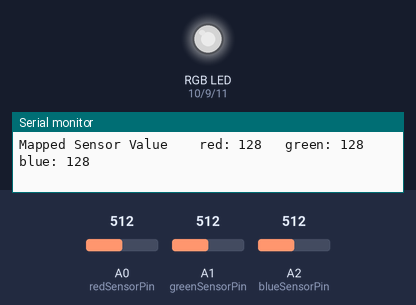
Simulated run of this sketch. Board: Arduino Uno, built with avr-gcc and run on an emulated ATmega328P. On the bench: an RGB LED mixed from three pins (HIGH = lit), the last lines printed to the serial monitor. The test bench sets the inputs (shaded band); at power-on: A0 (redSensorPin) = 512, A1 (greenSensorPin) = 512, A2 (blueSensorPin) = 512. Dim RGB values are drawn brighter than linear.

Above: at 10.8 s.
10.9 s: A0 (redSensorPin) set to 716
At 20.9 s:
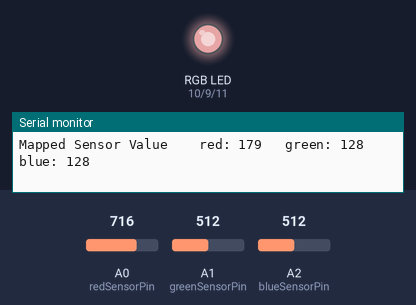
21.6 s: A1 (greenSensorPin) set to 716
At 30.6 s:
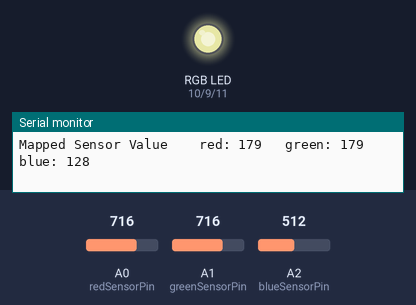
31.7 s: A2 (blueSensorPin) set to 716
At 41.4 s:
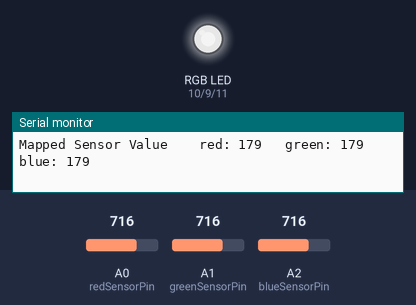
41.7 s: A0 (redSensorPin) set to 900
At 51.3 s:
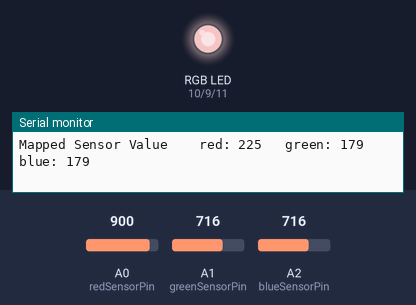
51.8 s: A1 (greenSensorPin) set to 900
At 61.1 s:
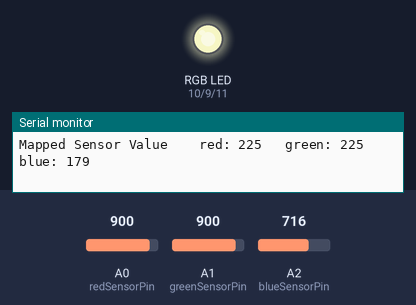
61.9 s: A2 (blueSensorPin) set to 900
At 70.8 s:
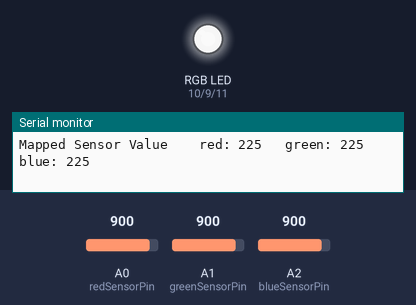
Timing chart, 0 to 72.3 s (numbered marks = the images above; inputs shaded):
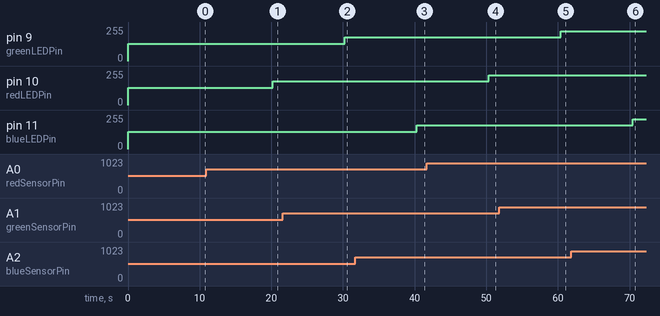

Measured:
- after the input at 10.9 s, pin 10 (redLEDPin): 128/255 → 179/255 after 9.3 s
- after the input at 21.6 s, pin 9 (greenLEDPin): 128/255 → 179/255 after 8.6 s
- after the input at 31.7 s, pin 11 (blueLEDPin): 128/255 → 179/255 after 8.6 s
- after the input at 41.7 s, pin 10 (redLEDPin): 179/255 → 225/255 after 8.6 s
- after the input at 51.8 s, pin 9 (greenLEDPin): 179/255 → 225/255 after 8.6 s
- after the input at 61.9 s, pin 11 (blueLEDPin): 179/255 → 225/255 after 8.6 s

The sketch:

Project4.ino
```cpp
const int greenLEDPin = 9;
const int redLEDPin = 10;
const int blueLEDPin = 11;

const int redSensorPin = A0;
const int greenSensorPin = A1;
const int blueSensorPin = A2;

int redValue = 0;
int greenValue = 0;
int blueValue = 0;

int redSensorValue = 0;
int greenSensorValue = 0;
int blueSensorValue = 0;

void setup()
{
  Serial.begin(9600);

  pinMode(greenLEDPin, OUTPUT);
  pinMode(redLEDPin, OUTPUT);
  pinMode(blueLEDPin, OUTPUT);
}

void loop()
{
  redSensorValue = analogRead(redSensorPin);
  delay(5);
  greenSensorValue = analogRead(greenSensorPin);
  delay(5);
  blueSensorValue = analogRead(blueSensorPin);
  delay(5);

  Serial.print("Raw Sensor Value \t red: " + String(redSensorValue));
  Serial.print(" green: " + String(greenSensorValue));
  Serial.println("\t blue: " + String(blueSensorValue));

  redValue = redSensorValue / 4;
  greenValue = greenSensorValue / 4;
  blueValue = blueSensorValue / 4;

  Serial.print("Mapped Sensor Value \t red: " + String(redValue));
  Serial.print("\t green: " + String(greenValue));
  Serial.println("\t blue: " + String(blueValue));

  analogWrite(redLEDPin, redValue);
  analogWrite(greenLEDPin, greenValue);
  analogWrite(blueLEDPin, blueValue);

  delay(10000);
}
```
